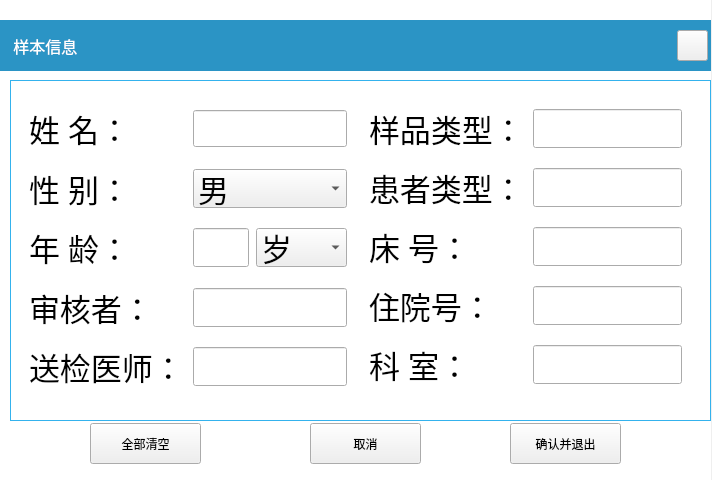
<?xml version="1.0" encoding="UTF-8"?>
<ui version="4.0">
 <class>wg_kuaisu</class>
 <widget class="QWidget" name="wg_kuaisu">
  <property name="geometry">
   <rect>
    <x>0</x>
    <y>0</y>
    <width>712</width>
    <height>480</height>
   </rect>
  </property>
  <property name="windowTitle">
   <string>Form</string>
  </property>
  <widget class="QWidget" name="widgetdg" native="true">
   <property name="geometry">
    <rect>
     <x>0</x>
     <y>0</y>
     <width>711</width>
     <height>481</height>
    </rect>
   </property>
   <property name="styleSheet">
    <string notr="true">QWidget#widgetdg{
	background-color: rgb(255, 255, 255);
}</string>
   </property>
   <widget class="QPushButton" name="bt_ok">
    <property name="geometry">
     <rect>
      <x>510</x>
      <y>423</y>
      <width>111</width>
      <height>41</height>
     </rect>
    </property>
    <property name="text">
     <string>确认并退出</string>
    </property>
   </widget>
   <widget class="QLabel" name="label">
    <property name="geometry">
     <rect>
      <x>0</x>
      <y>20</y>
      <width>721</width>
      <height>51</height>
     </rect>
    </property>
    <property name="font">
     <font>
      <pointsize>12</pointsize>
     </font>
    </property>
    <property name="styleSheet">
     <string notr="true">color: rgb(255, 255, 255);
background-color: rgb(43, 148, 197);

</string>
    </property>
    <property name="text">
     <string>   样本信息</string>
    </property>
   </widget>
   <widget class="QPushButton" name="bt_cancel">
    <property name="geometry">
     <rect>
      <x>310</x>
      <y>423</y>
      <width>111</width>
      <height>41</height>
     </rect>
    </property>
    <property name="text">
     <string>取消</string>
    </property>
   </widget>
   <widget class="QPushButton" name="pushButton_2">
    <property name="geometry">
     <rect>
      <x>677</x>
      <y>30</y>
      <width>31</width>
      <height>31</height>
     </rect>
    </property>
    <property name="styleSheet">
     <string notr="true">border-image: url(:/new/home/home/guanbi.png);
border-color: rgb(255, 255, 255);
</string>
    </property>
    <property name="text">
     <string/>
    </property>
   </widget>
   <widget class="QPushButton" name="bt_cancel_2">
    <property name="geometry">
     <rect>
      <x>90</x>
      <y>423</y>
      <width>111</width>
      <height>41</height>
     </rect>
    </property>
    <property name="text">
     <string>全部清空</string>
    </property>
   </widget>
   <widget class="QFrame" name="framed">
    <property name="geometry">
     <rect>
      <x>10</x>
      <y>80</y>
      <width>701</width>
      <height>341</height>
     </rect>
    </property>
    <property name="styleSheet">
     <string notr="true">#framed{border:1px solid rgb(52, 178, 237);}
QLineEdit{border-width:1px;}</string>
    </property>
    <property name="frameShape">
     <enum>QFrame::StyledPanel</enum>
    </property>
    <property name="frameShadow">
     <enum>QFrame::Raised</enum>
    </property>
    <widget class="QWidget" name="layoutWidget">
     <property name="geometry">
      <rect>
       <x>350</x>
       <y>20</y>
       <width>331</width>
       <height>293</height>
      </rect>
     </property>
     <layout class="QGridLayout" name="gridLayout_3">
      <property name="leftMargin">
       <number>9</number>
      </property>
      <property name="topMargin">
       <number>9</number>
      </property>
      <property name="rightMargin">
       <number>9</number>
      </property>
      <property name="bottomMargin">
       <number>9</number>
      </property>
      <property name="horizontalSpacing">
       <number>9</number>
      </property>
      <property name="verticalSpacing">
       <number>20</number>
      </property>
      <item row="0" column="0">
       <widget class="QLabel" name="label_7">
        <property name="font">
         <font>
          <family>Agency FB</family>
          <pointsize>23</pointsize>
         </font>
        </property>
        <property name="text">
         <string>样品类型：</string>
        </property>
       </widget>
      </item>
      <item row="0" column="1">
       <widget class="QLineEdit" name="type_card">
        <property name="font">
         <font>
          <pointsize>23</pointsize>
         </font>
        </property>
       </widget>
      </item>
      <item row="1" column="0">
       <widget class="QLabel" name="label_8">
        <property name="font">
         <font>
          <family>Agency FB</family>
          <pointsize>23</pointsize>
         </font>
        </property>
        <property name="text">
         <string>患者类型：</string>
        </property>
       </widget>
      </item>
      <item row="2" column="0">
       <widget class="QLabel" name="label_9">
        <property name="font">
         <font>
          <family>Agency FB</family>
          <pointsize>23</pointsize>
         </font>
        </property>
        <property name="text">
         <string>床 号：</string>
        </property>
       </widget>
      </item>
      <item row="3" column="0">
       <widget class="QLabel" name="label_10">
        <property name="font">
         <font>
          <family>Agency FB</family>
          <pointsize>23</pointsize>
         </font>
        </property>
        <property name="text">
         <string>住院号：</string>
        </property>
       </widget>
      </item>
      <item row="3" column="1">
       <widget class="QLineEdit" name="class_num">
        <property name="font">
         <font>
          <pointsize>23</pointsize>
         </font>
        </property>
       </widget>
      </item>
      <item row="4" column="0">
       <widget class="QLabel" name="label_11">
        <property name="font">
         <font>
          <family>Agency FB</family>
          <pointsize>23</pointsize>
         </font>
        </property>
        <property name="text">
         <string>科 室：</string>
        </property>
       </widget>
      </item>
      <item row="4" column="1">
       <widget class="QLineEdit" name="classroom">
        <property name="font">
         <font>
          <pointsize>23</pointsize>
         </font>
        </property>
       </widget>
      </item>
      <item row="1" column="1">
       <widget class="QLineEdit" name="type_people">
        <property name="font">
         <font>
          <pointsize>23</pointsize>
         </font>
        </property>
       </widget>
      </item>
      <item row="2" column="1">
       <widget class="QLineEdit" name="bed_num">
        <property name="font">
         <font>
          <pointsize>23</pointsize>
         </font>
        </property>
       </widget>
      </item>
     </layout>
    </widget>
    <widget class="QWidget" name="layoutWidget_2">
     <property name="geometry">
      <rect>
       <x>10</x>
       <y>20</y>
       <width>336</width>
       <height>295</height>
      </rect>
     </property>
     <layout class="QGridLayout" name="gridLayout_2">
      <property name="leftMargin">
       <number>9</number>
      </property>
      <property name="topMargin">
       <number>9</number>
      </property>
      <property name="rightMargin">
       <number>9</number>
      </property>
      <property name="bottomMargin">
       <number>9</number>
      </property>
      <property name="horizontalSpacing">
       <number>9</number>
      </property>
      <property name="verticalSpacing">
       <number>20</number>
      </property>
      <item row="4" column="1">
       <widget class="QLineEdit" name="doctoe">
        <property name="font">
         <font>
          <pointsize>23</pointsize>
         </font>
        </property>
       </widget>
      </item>
      <item row="1" column="0">
       <widget class="QLabel" name="label_3">
        <property name="font">
         <font>
          <family>Agency FB</family>
          <pointsize>23</pointsize>
         </font>
        </property>
        <property name="text">
         <string>性 别：</string>
        </property>
       </widget>
      </item>
      <item row="0" column="1">
       <widget class="QLineEdit" name="name">
        <property name="font">
         <font>
          <pointsize>19</pointsize>
         </font>
        </property>
       </widget>
      </item>
      <item row="2" column="0">
       <widget class="QLabel" name="label_4">
        <property name="font">
         <font>
          <family>Agency FB</family>
          <pointsize>23</pointsize>
         </font>
        </property>
        <property name="text">
         <string>年 龄：</string>
        </property>
       </widget>
      </item>
      <item row="1" column="1">
       <widget class="QComboBox" name="gender">
        <property name="font">
         <font>
          <pointsize>23</pointsize>
         </font>
        </property>
        <item>
         <property name="text">
          <string>男</string>
         </property>
        </item>
        <item>
         <property name="text">
          <string>女</string>
         </property>
        </item>
        <item>
         <property name="text">
          <string>其他</string>
         </property>
        </item>
       </widget>
      </item>
      <item row="3" column="0">
       <widget class="QLabel" name="label_5">
        <property name="font">
         <font>
          <family>Agency FB</family>
          <pointsize>23</pointsize>
         </font>
        </property>
        <property name="text">
         <string>审核者：</string>
        </property>
       </widget>
      </item>
      <item row="0" column="0">
       <widget class="QLabel" name="label_2">
        <property name="font">
         <font>
          <family>Agency FB</family>
          <pointsize>23</pointsize>
         </font>
        </property>
        <property name="text">
         <string>姓 名：</string>
        </property>
       </widget>
      </item>
      <item row="3" column="1">
       <widget class="QLineEdit" name="checker">
        <property name="font">
         <font>
          <pointsize>23</pointsize>
         </font>
        </property>
       </widget>
      </item>
      <item row="4" column="0">
       <widget class="QLabel" name="label_6">
        <property name="font">
         <font>
          <family>Agency FB</family>
          <pointsize>23</pointsize>
         </font>
        </property>
        <property name="text">
         <string>送检医师：</string>
        </property>
       </widget>
      </item>
      <item row="2" column="1">
       <layout class="QHBoxLayout" name="horizontalLayout">
        <property name="spacing">
         <number>7</number>
        </property>
        <property name="bottomMargin">
         <number>1</number>
        </property>
        <item>
         <widget class="QLineEdit" name="age">
          <property name="font">
           <font>
            <pointsize>23</pointsize>
           </font>
          </property>
         </widget>
        </item>
        <item>
         <widget class="QComboBox" name="age2">
          <property name="font">
           <font>
            <pointsize>23</pointsize>
           </font>
          </property>
          <item>
           <property name="text">
            <string>岁</string>
           </property>
          </item>
          <item>
           <property name="text">
            <string>月</string>
           </property>
          </item>
          <item>
           <property name="text">
            <string>天</string>
           </property>
          </item>
          <item>
           <property name="text">
            <string>小时</string>
           </property>
          </item>
         </widget>
        </item>
       </layout>
      </item>
     </layout>
    </widget>
   </widget>
  </widget>
 </widget>
 <resources/>
 <connections/>
</ui>
